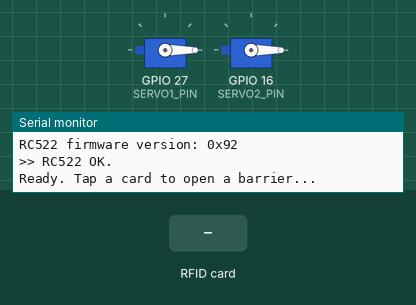
A sketch run on a simulated ESP32. On the bench: 2 × servo, the last lines printed to the serial monitor. Inputs (shaded band) come from the test bench.

Above: at 1.7 s.
1.8 s: RFID card 5E 7A 19 C4 held to the reader
At 2.27 s:
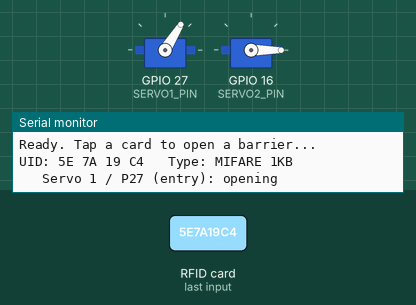
At 3.6 s:
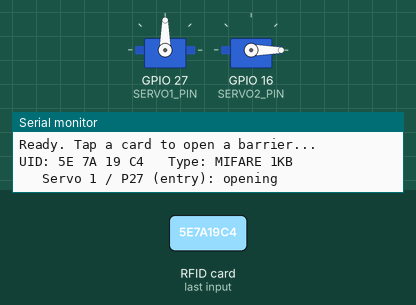
4.8 s: RFID card 5E 7A 19 C4 held to the reader
At 7.1 s:
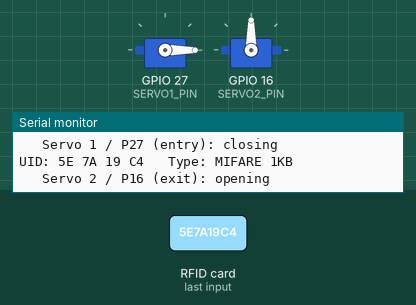
Timing chart, 0 to 10.5 s (numbered marks = the images above; inputs shaded):
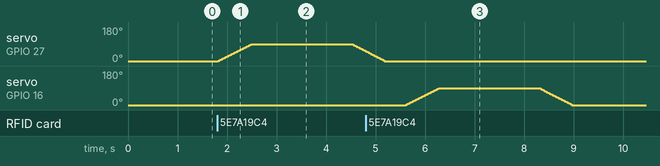

The sketch:

rc522_servo_test.ino
```cpp
/*
 * rc522_servo_test.ino — combined test: RC522 + two SG90 servos
 * -------------------------------------------------------------
 * NOT part of the main project. Proves the reader AND the two barrier
 * servos are wired right and work together (SPI + PWM at the same time).
 *
 * Behaviour: tap a card -> print its UID -> a barrier opens for 2 s, then
 * closes. Taps ALTERNATE between the two servos (tap 1 = entry/P27,
 * tap 2 = exit/P14, ...) so each tap moves only ONE servo = kinder to the
 * 5V supply, and two taps test both servos.
 *
 * Libraries (install both via Manage Libraries):
 *   - "MFRC522" by GithubCommunity
 *   - "ESP32Servo" by Kevin Harrington / John K. Bennett
 *
 * Wiring (your board's labels):
 *   RC522: SDA->P5  SCK->P18  MOSI->P23  MISO->P19  RST->P22  3.3V->3V3  GND->GND
 *   Servo 1 (entry): orange->P27 , red->BB3 5V , brown->BB3 GND
 *   Servo 2 (exit) : orange->P16 , red->BB3 5V , brown->BB3 GND
 *   Common ground everywhere. Upload at 115200 (no pins 0/1 used).
 */

#include <SPI.h>
#include <MFRC522.h>
#include <ESP32Servo.h>

// ---- RC522 ----
#define SS_PIN   5
#define RST_PIN  22
MFRC522 reader(SS_PIN, RST_PIN);

// ---- Servos ----
const int SERVO1_PIN = 27;   // entry barrier (P27)
const int SERVO2_PIN = 16;   // exit  barrier (P16)  — moved off P14 (P14 sits next to the
                             // flash-voltage strapping pin P12, which caused a boot-loop)
const int CLOSED_DEG = 0;
const int OPEN_DEG   = 90;
Servo servo1, servo2;

unsigned long tapCount = 0;

void moveBarrier(Servo& s, const char* name) {
  Serial.printf("   %s: opening\n", name);
  for (int a = CLOSED_DEG; a <= OPEN_DEG; a += 2) { s.write(a); delay(15); }
  delay(2000);                                  // stay open 2 s
  Serial.printf("   %s: closing\n", name);
  for (int a = OPEN_DEG; a >= CLOSED_DEG; a -= 2) { s.write(a); delay(15); }
}

void setup() {
  Serial.begin(115200);
  delay(400);
  Serial.println();
  Serial.println(F("=== RC522 + 2 servos combined test ==="));

  // RC522
  SPI.begin();                       // SCK=18, MISO=19, MOSI=23 (ESP32 default)
  reader.PCD_Init();
  delay(50);
  byte v = reader.PCD_ReadRegister(MFRC522::VersionReg);
  Serial.print(F("RC522 firmware version: 0x"));
  Serial.println(v, HEX);
  if (v == 0x00 || v == 0xFF)
    Serial.println(F(">> BAD: reader not responding (check 3.3V, GND, SDA/RST/SPI)."));
  else
    Serial.println(F(">> RC522 OK."));

  // Servos
  servo1.setPeriodHertz(50);
  servo2.setPeriodHertz(50);
  servo1.attach(SERVO1_PIN, 500, 2400);
  servo2.attach(SERVO2_PIN, 500, 2400);
  servo1.write(CLOSED_DEG);
  servo2.write(CLOSED_DEG);

  Serial.println(F("Ready. Tap a card to open a barrier..."));
  Serial.println();
}

void loop() {
  if (!reader.PICC_IsNewCardPresent()) return;
  if (!reader.PICC_ReadCardSerial()) return;

  Serial.print(F("UID:"));
  for (byte i = 0; i < reader.uid.size; i++) {
    Serial.print(reader.uid.uidByte[i] < 0x10 ? " 0" : " ");
    Serial.print(reader.uid.uidByte[i], HEX);
  }
  Serial.print(F("   Type: "));
  Serial.println(reader.PICC_GetTypeName(reader.PICC_GetType(reader.uid.sak)));

  // Alternate which barrier moves (one servo per tap).
  if (tapCount % 2 == 0) moveBarrier(servo1, "Servo 1 / P27 (entry)");
  else                   moveBarrier(servo2, "Servo 2 / P16 (exit)");
  tapCount++;

  reader.PICC_HaltA();
  delay(400);
}
```

Measured:
- after the input at 1.8 s, servo on GPIO 27 (SERVO1_PIN): rises from 0° to 90° in 0.66 s, then falls to 52° in 2.3 s
- after the input at 4.8 s, servo on GPIO 16 (SERVO2_PIN): rises from 0° to 90° in 0.66 s, then falls to 0° in 2.7 s
